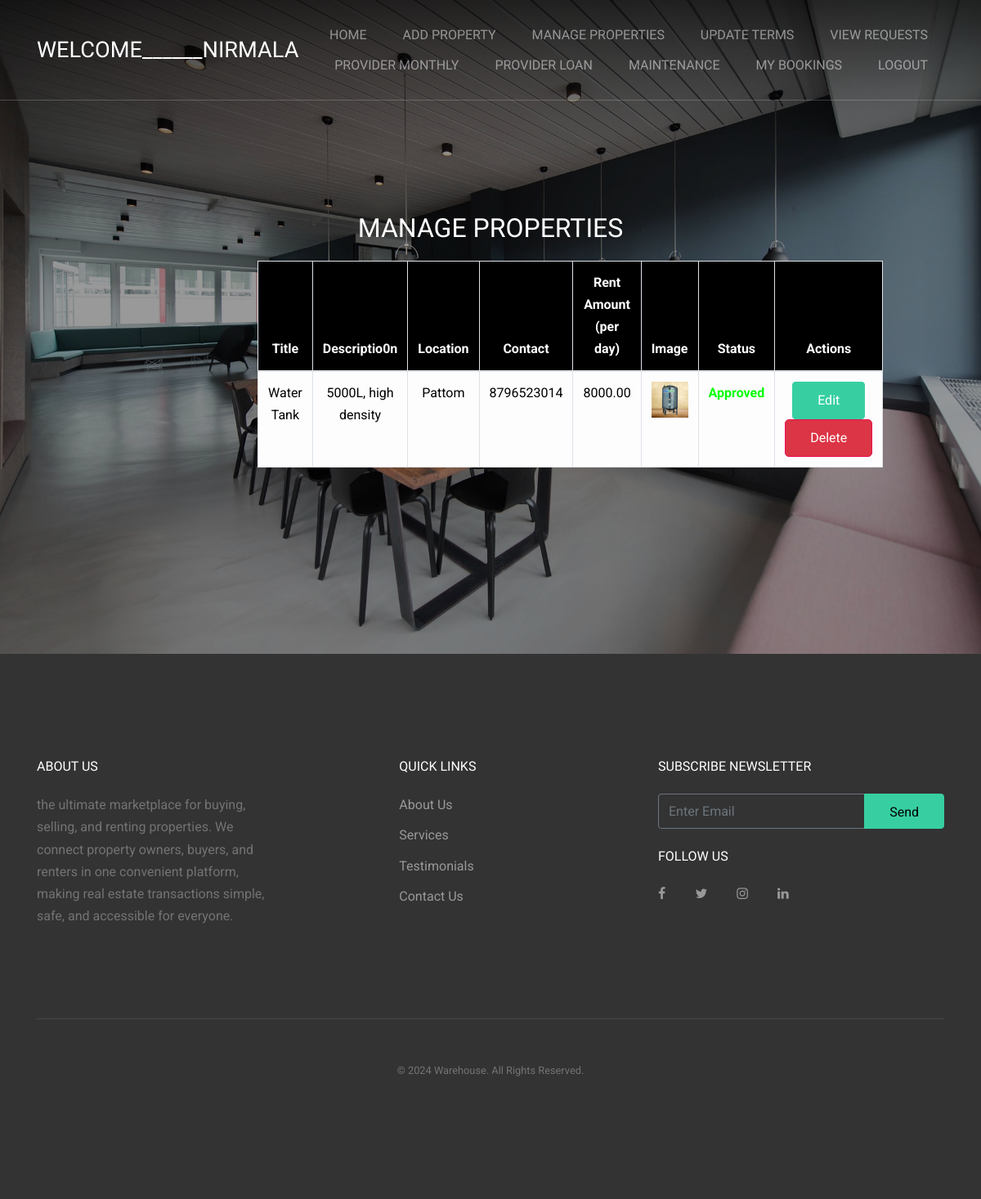
Page /manage_properties/ (signed in) on the earlier database version.
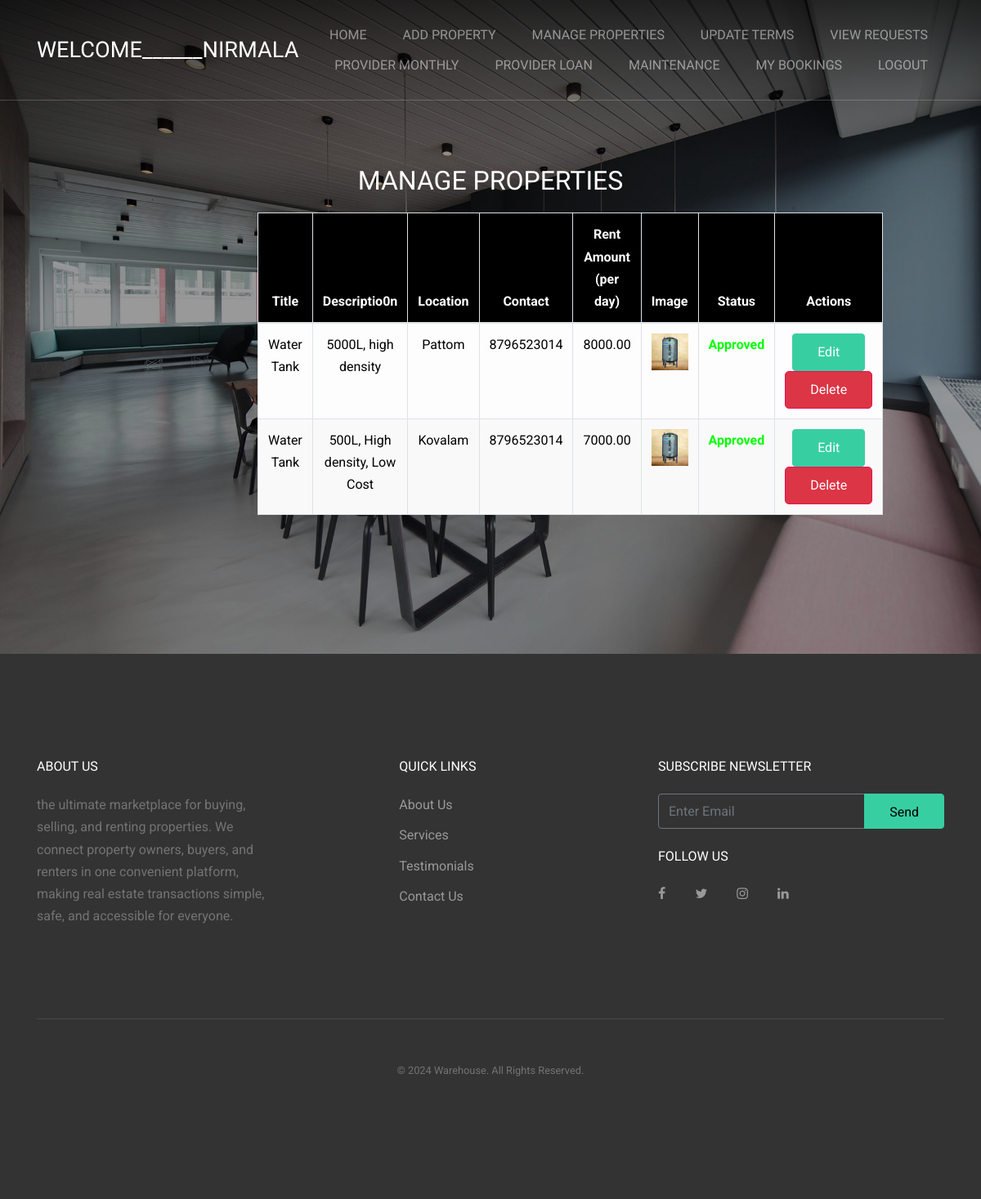
Same page on the later database version.
### blockchain/models.py (models this page shows, shortened)
class Property(models.Model):
    provider = models.ForeignKey(User, on_delete=models.CASCADE, limit_choices_to={'role': 'provider'})
    title = models.CharField(max_length=100)
    description = models.TextField()
    address = models.TextField()
    rent_amount = models.DecimalField(max_digits=10, decimal_places=2)
    is_approved = models.BooleanField(default=False)
    image = models.ImageField(upload_to='property_image/')

class User(AbstractUser):
    USER_ROLES = [
        ('tenant', 'Tenant'),
        ('provider', 'Provider')
    ]
    role = models.CharField(max_length=10, choices=USER_ROLES)
    verification_status = models.BooleanField(default=False)  # For Admin to verify accounts
    contact_number = models.CharField(max_length=15, null=True, blank=True)
    address = models.TextField(null=True, blank=True)
    document = models.ImageField(upload_to='documents/')

### blockchain/views.py (the view, shortened to what this page needs)
# urls.py: path('manage_properties/', views.manage_properties, name='manage_properties'),
@login_required
def manage_properties(request):
    properties = Property.objects.filter(provider=request.user)
    return render(request, 'manage_properties.html', {'properties': properties})

### templates/manage_properties.html (shortened to what the changed rows need)
<!DOCTYPE html>
<html lang="en">
  <head>
    <link rel="stylesheet" href="../static/fonts/icomoon/style.css">
    <link rel="stylesheet" href="../static/css/bootstrap.min.css">
    <link rel="stylesheet" href="../static/css/jquery-ui.css">
    <link rel="stylesheet" href="../static/css/owl.carousel.min.css">
    <link rel="stylesheet" href="../static/css/owl.theme.default.min.css">
    <link rel="stylesheet" href="../static/css/owl.theme.default.min.css">
    <link rel="stylesheet" href="../static/css/jquery.fancybox.min.css">
    <link rel="stylesheet" href="../static/css/bootstrap-datepicker.css">
    <link rel="stylesheet" href="../static/fonts/flaticon/font/flaticon.css">
    <link rel="stylesheet" href="../static/css/aos.css">
    <link rel="stylesheet" href="../static/css/style.css">
  </head>
  <body data-spy="scroll" data-target=".site-navbar-target" data-offset="300">
  <div class="site-wrap">
    <header class="site-navbar py-4 js-sticky-header site-navbar-target" role="banner">
      <div class="container">
        <div class="row align-items-center">
          <div class="col-6 col-xl-2">
            <h1 class="mb-0 site-logo m-0 p-0"><a href="/" class="mb-0">Welcome______{{ request.user.username }}</a></h1>
          </div>
        </div>
      </div>
    </header>
    <div class="site-block-wrap">
      <div class="site-blocks-cover overlay overlay-2" style="background-image: url(../static/images/hero_1.jpg);" data-aos="fade" id="home-section">
        <div class="container">
          <div class="row align-items-center justify-content-center">
            <div class="col-md-6 mt-lg-5 text-center">
                <h2 class="text-white">manage properties</h2>
                <table class="table table-bordered table-light">
                    <thead>
                      <tr>
                        <th>Title</th>
                        <th>Descriptio0n</th>
                        <th>Location</th>
                        <th>Contact</th>
                        <th>Rent Amount    (per day)</th>
                        <th>Image</th>
                        <th>Status</th>
                        <th>Actions</th>
                      </tr>
                    </thead>
                    <tbody>
                      {% for property in properties %}
                      <tr>
                        <td>{{ property.title }}</td>
                        <td>{{ property.description }}</td>
                        <td>{{ property.address }}</td>
                        <td>{{ property.provider.contact_number }}</td>
                        <td>{{ property.rent_amount }}</td>
                        <td><img src="{{ property.image.url }}" alt="{{property.provider.username}}" style="max-width: 100%;"></td>
                        <td>
                          {% if property.is_approved %}
                          <span style="color: rgb(0, 255, 0); font-weight: bold;">Approved</span>
                          {% else %}
                          <span style="color: red; font-weight: bold;">Pending</span>
                          {% endif %}
                      </td>
                        <td>
                            <form method="post" style="display:inline;">
                              <button class="btn btn-primary" type="submit" name="action" value="edit">Edit</button>
                              <button class="btn btn-danger" type="submit" name="action" value="delete">Delete</button>
                            </form>
                          </td>
                      </tr>
                      {% empty %}
                      <tr>
                        <td colspan="5">No providers awaiting approval.</td>
                      </tr>
                      {% endfor %}
                    </tbody>
                  </table>
            </div>
          </div>
        </div>
      </div>
  </div>
    <footer class="site-footer">
      <div class="container">
        <div class="row">
          <div class="col-md-8">
            <div class="row">
              <div class="col-md-5">
                <h2 class="footer-heading mb-4">About Us</h2>
              </div>
              <div class="col-md-3 mx-auto">
                <h2 class="footer-heading mb-4">Quick Links</h2>
              </div>
            </div>
          </div>
          <div class="col-md-4">
            <div class="mb-4">
              <h2 class="footer-heading mb-4">Subscribe Newsletter</h2>
            </div>
            <div class="">
              <h2 class="footer-heading mb-4">Follow Us</h2>
            </div>
          </div>
        </div>
      </div>
    </footer>
  </div>
  </body>
</html>

Differences in the rows shown:
added Property: title "Water Tank", description "500L, High density, Low Cost", address "Kovalam", provider.contact_number "8796523014", rent_amount "7000.00", image (picture), is_approved "Approved"
